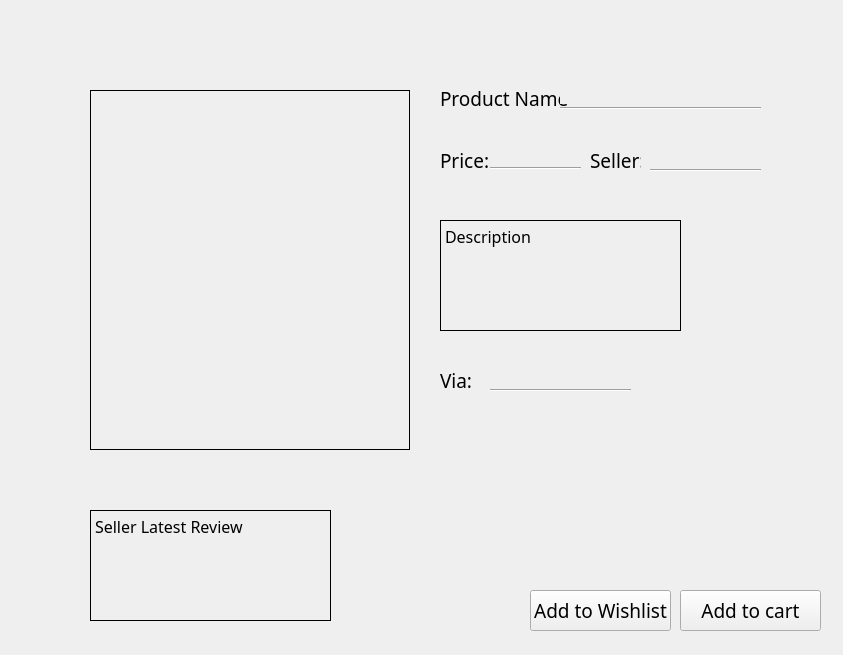
<?xml version="1.0" encoding="UTF-8"?>
<ui version="4.0">
 <class>ProductWidget</class>
 <widget class="QWidget" name="ProductWidget">
  <property name="geometry">
   <rect>
    <x>0</x>
    <y>0</y>
    <width>843</width>
    <height>655</height>
   </rect>
  </property>
  <property name="windowTitle">
   <string>Product</string>
  </property>
  <widget class="QLabel" name="Product_Background">
   <property name="geometry">
    <rect>
     <x>0</x>
     <y>0</y>
     <width>843</width>
     <height>655</height>
    </rect>
   </property>
   <property name="text">
    <string/>
   </property>
  </widget>
  <widget class="QLabel" name="Product_PhotoDisplay">
   <property name="geometry">
    <rect>
     <x>90</x>
     <y>90</y>
     <width>320</width>
     <height>360</height>
    </rect>
   </property>
   <property name="font">
    <font>
     <pointsize>5</pointsize>
    </font>
   </property>
   <property name="frameShape">
    <enum>QFrame::Box</enum>
   </property>
   <property name="text">
    <string/>
   </property>
   <property name="alignment">
    <set>Qt::AlignLeading|Qt::AlignLeft|Qt::AlignTop</set>
   </property>
  </widget>
  <widget class="QLabel" name="Product_PriceLabel">
   <property name="geometry">
    <rect>
     <x>440</x>
     <y>140</y>
     <width>51</width>
     <height>41</height>
    </rect>
   </property>
   <property name="font">
    <font>
     <family>Source Sans Pro</family>
     <pointsize>14</pointsize>
     <weight>50</weight>
     <bold>false</bold>
    </font>
   </property>
   <property name="text">
    <string>Price:</string>
   </property>
  </widget>
  <widget class="QLabel" name="Product_NameLabel">
   <property name="geometry">
    <rect>
     <x>440</x>
     <y>78</y>
     <width>131</width>
     <height>41</height>
    </rect>
   </property>
   <property name="font">
    <font>
     <family>Source Sans Pro</family>
     <pointsize>14</pointsize>
     <weight>50</weight>
     <bold>false</bold>
    </font>
   </property>
   <property name="autoFillBackground">
    <bool>false</bool>
   </property>
   <property name="text">
    <string>Product Name</string>
   </property>
  </widget>
  <widget class="QLabel" name="Product_DescriptionDisplay">
   <property name="geometry">
    <rect>
     <x>440</x>
     <y>220</y>
     <width>241</width>
     <height>111</height>
    </rect>
   </property>
   <property name="font">
    <font>
     <family>Source Sans Pro</family>
     <pointsize>12</pointsize>
     <weight>50</weight>
     <bold>false</bold>
    </font>
   </property>
   <property name="frameShape">
    <enum>QFrame::Box</enum>
   </property>
   <property name="text">
    <string>Description</string>
   </property>
   <property name="alignment">
    <set>Qt::AlignLeading|Qt::AlignLeft|Qt::AlignTop</set>
   </property>
  </widget>
  <widget class="QLabel" name="Product_SellerLabel">
   <property name="geometry">
    <rect>
     <x>590</x>
     <y>140</y>
     <width>51</width>
     <height>41</height>
    </rect>
   </property>
   <property name="font">
    <font>
     <family>Source Sans Pro</family>
     <pointsize>14</pointsize>
     <weight>50</weight>
     <bold>false</bold>
    </font>
   </property>
   <property name="text">
    <string>Seller:</string>
   </property>
  </widget>
  <widget class="QLabel" name="Product_ViaLabel">
   <property name="geometry">
    <rect>
     <x>440</x>
     <y>360</y>
     <width>51</width>
     <height>41</height>
    </rect>
   </property>
   <property name="font">
    <font>
     <family>Source Sans Pro</family>
     <pointsize>14</pointsize>
     <weight>50</weight>
     <bold>false</bold>
    </font>
   </property>
   <property name="text">
    <string>Via:</string>
   </property>
  </widget>
  <widget class="Line" name="Product_ProductNameLine">
   <property name="geometry">
    <rect>
     <x>560</x>
     <y>100</y>
     <width>201</width>
     <height>16</height>
    </rect>
   </property>
   <property name="orientation">
    <enum>Qt::Horizontal</enum>
   </property>
  </widget>
  <widget class="Line" name="Product_PriceLine">
   <property name="geometry">
    <rect>
     <x>490</x>
     <y>160</y>
     <width>91</width>
     <height>16</height>
    </rect>
   </property>
   <property name="orientation">
    <enum>Qt::Horizontal</enum>
   </property>
  </widget>
  <widget class="Line" name="Product_SellerLine">
   <property name="geometry">
    <rect>
     <x>650</x>
     <y>160</y>
     <width>111</width>
     <height>20</height>
    </rect>
   </property>
   <property name="orientation">
    <enum>Qt::Horizontal</enum>
   </property>
  </widget>
  <widget class="Line" name="Product_ViaLine">
   <property name="geometry">
    <rect>
     <x>490</x>
     <y>380</y>
     <width>141</width>
     <height>20</height>
    </rect>
   </property>
   <property name="orientation">
    <enum>Qt::Horizontal</enum>
   </property>
  </widget>
  <widget class="QLabel" name="Product_Star1">
   <property name="geometry">
    <rect>
     <x>90</x>
     <y>460</y>
     <width>41</width>
     <height>41</height>
    </rect>
   </property>
   <property name="text">
    <string/>
   </property>
   <property name="pixmap">
    <pixmap>star.png</pixmap>
   </property>
   <property name="scaledContents">
    <bool>true</bool>
   </property>
  </widget>
  <widget class="QLabel" name="Product_Star2">
   <property name="geometry">
    <rect>
     <x>140</x>
     <y>460</y>
     <width>41</width>
     <height>41</height>
    </rect>
   </property>
   <property name="text">
    <string/>
   </property>
   <property name="pixmap">
    <pixmap>star.png</pixmap>
   </property>
   <property name="scaledContents">
    <bool>true</bool>
   </property>
  </widget>
  <widget class="QLabel" name="Product_Star3">
   <property name="geometry">
    <rect>
     <x>190</x>
     <y>460</y>
     <width>41</width>
     <height>41</height>
    </rect>
   </property>
   <property name="text">
    <string/>
   </property>
   <property name="pixmap">
    <pixmap>star.png</pixmap>
   </property>
   <property name="scaledContents">
    <bool>true</bool>
   </property>
  </widget>
  <widget class="QLabel" name="Product_Star4">
   <property name="geometry">
    <rect>
     <x>240</x>
     <y>460</y>
     <width>41</width>
     <height>41</height>
    </rect>
   </property>
   <property name="text">
    <string/>
   </property>
   <property name="pixmap">
    <pixmap>star.png</pixmap>
   </property>
   <property name="scaledContents">
    <bool>true</bool>
   </property>
  </widget>
  <widget class="QLabel" name="Product_Star5">
   <property name="geometry">
    <rect>
     <x>290</x>
     <y>460</y>
     <width>41</width>
     <height>41</height>
    </rect>
   </property>
   <property name="text">
    <string/>
   </property>
   <property name="pixmap">
    <pixmap>star.png</pixmap>
   </property>
   <property name="scaledContents">
    <bool>true</bool>
   </property>
  </widget>
  <widget class="QPushButton" name="Product_AddCartButton">
   <property name="geometry">
    <rect>
     <x>680</x>
     <y>590</y>
     <width>141</width>
     <height>41</height>
    </rect>
   </property>
   <property name="font">
    <font>
     <family>Coolvetica Rg</family>
     <pointsize>14</pointsize>
    </font>
   </property>
   <property name="text">
    <string>Add to cart</string>
   </property>
   <property name="flat">
    <bool>false</bool>
   </property>
  </widget>
  <widget class="QLabel" name="Product_NameDisplay">
   <property name="geometry">
    <rect>
     <x>560</x>
     <y>83</y>
     <width>201</width>
     <height>21</height>
    </rect>
   </property>
   <property name="font">
    <font>
     <family>Source Sans Pro</family>
     <pointsize>14</pointsize>
     <weight>50</weight>
     <bold>false</bold>
    </font>
   </property>
   <property name="autoFillBackground">
    <bool>true</bool>
   </property>
   <property name="text">
    <string/>
   </property>
  </widget>
  <widget class="QLabel" name="Product_PriceDisplay">
   <property name="geometry">
    <rect>
     <x>491</x>
     <y>143</y>
     <width>91</width>
     <height>21</height>
    </rect>
   </property>
   <property name="font">
    <font>
     <family>Source Sans Pro</family>
     <pointsize>14</pointsize>
     <weight>50</weight>
     <bold>false</bold>
    </font>
   </property>
   <property name="autoFillBackground">
    <bool>true</bool>
   </property>
   <property name="frameShape">
    <enum>QFrame::NoFrame</enum>
   </property>
   <property name="text">
    <string/>
   </property>
  </widget>
  <widget class="QLabel" name="Product_SellerDisplay">
   <property name="geometry">
    <rect>
     <x>650</x>
     <y>145</y>
     <width>111</width>
     <height>21</height>
    </rect>
   </property>
   <property name="font">
    <font>
     <family>Source Sans Pro</family>
     <pointsize>14</pointsize>
     <weight>50</weight>
     <bold>false</bold>
    </font>
   </property>
   <property name="autoFillBackground">
    <bool>true</bool>
   </property>
   <property name="frameShape">
    <enum>QFrame::NoFrame</enum>
   </property>
   <property name="text">
    <string/>
   </property>
  </widget>
  <widget class="QLabel" name="Product_ViaDisplay">
   <property name="geometry">
    <rect>
     <x>490</x>
     <y>368</y>
     <width>141</width>
     <height>21</height>
    </rect>
   </property>
   <property name="font">
    <font>
     <family>Source Sans Pro</family>
     <pointsize>14</pointsize>
     <weight>50</weight>
     <bold>false</bold>
    </font>
   </property>
   <property name="autoFillBackground">
    <bool>true</bool>
   </property>
   <property name="frameShape">
    <enum>QFrame::NoFrame</enum>
   </property>
   <property name="text">
    <string/>
   </property>
  </widget>
  <widget class="QPushButton" name="Product_AddWishlistButton">
   <property name="geometry">
    <rect>
     <x>530</x>
     <y>590</y>
     <width>141</width>
     <height>41</height>
    </rect>
   </property>
   <property name="font">
    <font>
     <family>Coolvetica Rg</family>
     <pointsize>14</pointsize>
    </font>
   </property>
   <property name="text">
    <string>Add to Wishlist</string>
   </property>
   <property name="flat">
    <bool>false</bool>
   </property>
  </widget>
  <widget class="QLabel" name="Product_SellerLatestReview">
   <property name="geometry">
    <rect>
     <x>90</x>
     <y>510</y>
     <width>241</width>
     <height>111</height>
    </rect>
   </property>
   <property name="font">
    <font>
     <family>Source Sans Pro</family>
     <pointsize>12</pointsize>
     <weight>50</weight>
     <bold>false</bold>
    </font>
   </property>
   <property name="frameShape">
    <enum>QFrame::Box</enum>
   </property>
   <property name="text">
    <string>Seller Latest Review</string>
   </property>
   <property name="alignment">
    <set>Qt::AlignLeading|Qt::AlignLeft|Qt::AlignTop</set>
   </property>
  </widget>
 </widget>
 <resources/>
 <connections/>
</ui>
